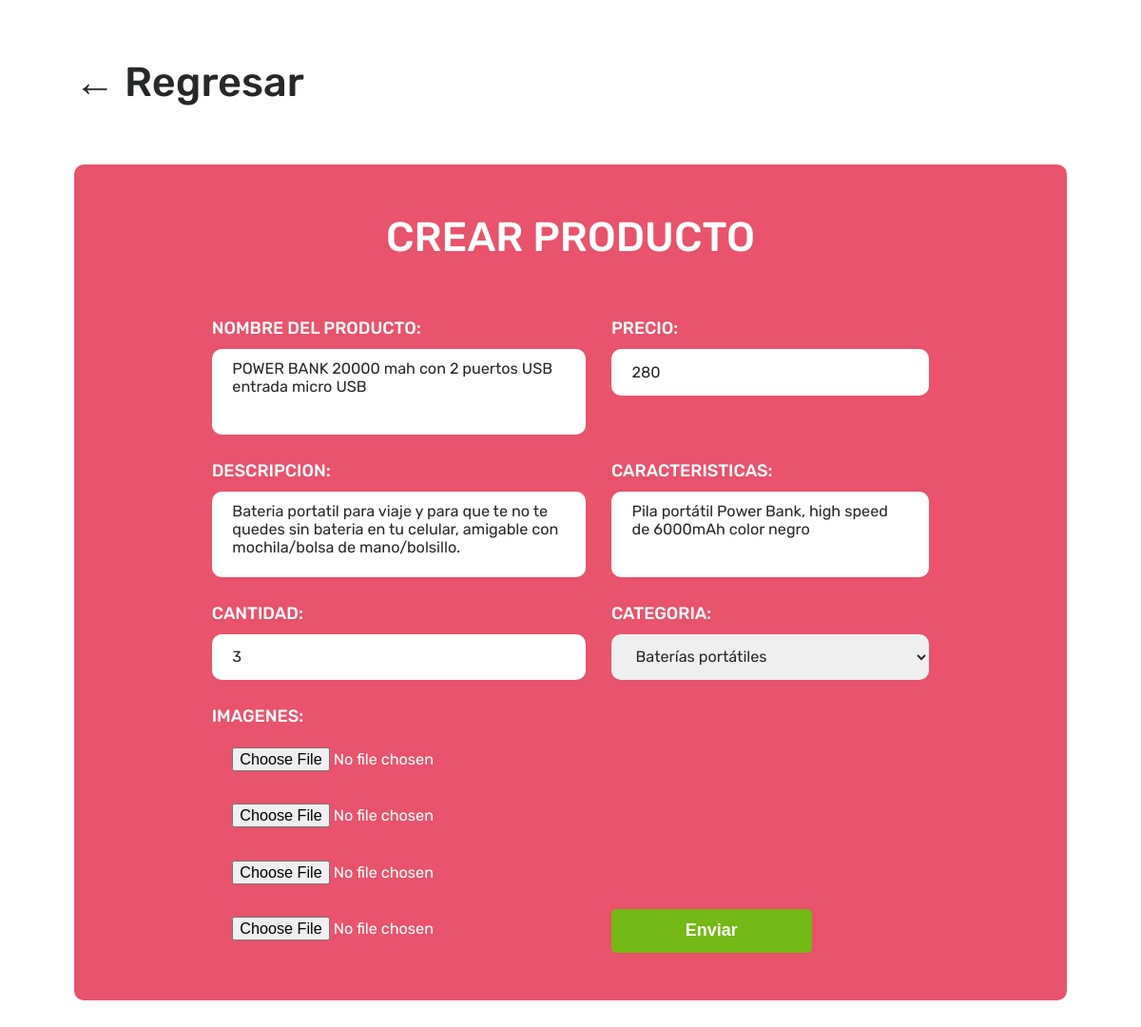
The app's page /admin/update_producto.php?producto_id=3 (signed in) with its own data.
### tables this page shows
CREATE TABLE `productos` (
  `id` int(11) NOT NULL,
  `nombre` varchar(200) NOT NULL,
  `precio` float(8,2) NOT NULL,
  `descripcion` text NOT NULL,
  `caracteristicas` text NOT NULL,
  `cantidad` int(11) NOT NULL,
  `imagen1` varchar(200) NOT NULL,
  `imagen2` varchar(200) NOT NULL,
  `imagen3` varchar(200) NOT NULL,
  `imagen4` varchar(200) NOT NULL,
  `categoria_id` int(11) NOT NULL
);

### admin/update_producto.php (the view, shortened to what this page needs)
<?php
    include "../includes/conexion.php";
    $query = "SELECT * FROM productos WHERE id = ?";
    $statement = $conexion->prepare($query);
    $statement->execute([$_GET["producto_id"]]);
    $producto = $statement->get_result()->fetch_assoc();
    $query = "SELECT id, nombre FROM categorias";
    $statement = $conexion->prepare($query);
    $statement->execute();
    $categorias = $statement->get_result();
?>
<!DOCTYPE html>
<html lang="en">
<head>
    <link rel="stylesheet" href="../src/css/utilidades.css">
    <link rel="stylesheet" href="../src/css/estilos.css">
    <link rel="stylesheet" href="../src/css/queries.css">
</head>
<body>
    <section id="contacto" class="seccion-crear">
        <div class="contenedor">
            <h2>
                <a href="index.php">&LeftArrow; Regresar</a>
            </h2>
            <div class="formulario__contenido">
                <h3>Crear producto</h3>
                <form action="" class="formulario" method="POST" enctype="multipart/form-data">
                    <div class="formulario__control">
                        <label for="nombre">Nombre del producto:</label>
                        <textarea name="nombre" id="nombre"><?php echo $producto["nombre"]; ?></textarea>
                    </div>
                    <div class="formulario__control">
                        <label for="precio">Precio:</label>
                        <input type="number" name="precio" id="precio" value="<?php echo $producto["precio"]; ?>">
                    </div>
                    <div class="formulario__control">
                        <label for="descripcion">Descripcion:</label>
                        <textarea name="descripcion" id="descripcion"><?php echo $producto["descripcion"]; ?></textarea>
                    </div>
                    <div class="formulario__control">
                        <label for="caracteristicas">Caracteristicas:</label>
                        <textarea name="caracteristicas" id="caracteristicas"><?php echo $producto["caracteristicas"]; ?></textarea>
                    </div>
                    <div class="formulario__control">
                        <label for="inventario">Cantidad:</label>
                        <input type="number" name="inventario" id="inventario" value="<?php echo $producto["cantidad"]; ?>">
                    </div>
                    <div class="formulario__control">
                        <label for="categoria">Categoria:</label>
                        <select name="categoria" id="categoria">
                            <?php while($fila = $categorias->fetch_assoc()):?>
                                <?php if($producto["categoria_id"] == $fila["id"]): ?>
                                    <option selected value="<?php echo $fila["id"]; ?>"><?php echo $fila["nombre"]; ?></option>
                                <?php else: ?>
                                    <option value="<?php echo $fila["id"]; ?>"><?php echo $fila["nombre"]; ?></option>
                                <?php endif; ?>
                            <?php endwhile; ?>
                        </select>
                    </div>
                    <div class="formulario__control">
                        <label for="img">Imagenes:</label>
                        <input type="file" name="img1" id="img1">
                        <input type="file" name="img2" id="img2">
                        <input type="file" name="img3" id="img3">
                        <input type="file" name="img4" id="img4">
                    </div>
                    <input type="submit" name="update" class="btn btn-secundario" value="Enviar">
                </form>
            </div>
        </div>
    </section>
</body>
</html>

### src/css/utilidades.css (style rules this page uses)
:root { --clr-primario: #f59f00; --clr-secundario: #e9536c; --clr-acento: #74b816; --clr-dark: #272929; --clr-bold: #0f1111; --clr-light: #fff; --clr-gray: #888; --fw-regular: 400; --fw-medium: 500; --fw-semi: 600; --fw-bold: 700; }
* { padding: 0; margin: 0; box-sizing: border-box; }
html { font-size: 62.5%; scroll-behavior: smooth; }
body { font-family: "Rubik", sans-serif; font-size: 1.6rem; font-weight: var(--fw-regular); color: var(--clr-dark); overflow-x: hidden; }
a { text-decoration: none; color: var(--clr-dark); }
.contenedor { max-width: 120rem; margin: 0 auto; padding: 0 2rem; }
.btn { font-size: 2rem; font-weight: var(--fw-bold); padding: 1.4rem 3.2rem; border-radius: 5px; border: none; display: inline-block; cursor: pointer; }
.btn-secundario { color: var(--clr-light); background-color: var(--clr-acento); transition: background-color 0.2s ease-in; }

### src/css/estilos.css (style rules this page uses)
section { margin-bottom: 13.6rem; }
h2 { font-size: 4.8rem; font-weight: var(--fw-medium); max-width: 44rem; margin-bottom: 6.8rem; }
.formulario__contenido { background-color: var(--clr-secundario); color: var(--clr-light); border-radius: 10px; padding: 5.6rem 5.6rem; }
.formulario__contenido h3 { font-size: 4.8rem; font-weight: var(--fw-medium); text-align: center; text-transform: uppercase; margin: 0 auto; margin-bottom: 6.6rem; }
.formulario { max-width: 50.2rem; margin: 0 auto; display: flex; flex-direction: column; gap: 3rem; }
.formulario__control { display: flex; flex-direction: column; gap: 1.2rem; }
.formulario__control label { font-size: 2rem; font-weight: var(--fw-medium); text-transform: uppercase; }
.formulario__control input[type="email"], .formulario__control textarea, .formulario__control input, .formulario__control select { font-size: 1.8rem; font-family: "Rubik", sans-serif; color: var(--clr-dark); height: 5.4rem; padding: 1.2rem 2.4rem; border: none; outline: none; border-radius: 10px; resize: none; }
.formulario__control textarea { height: 10rem; }
.formulario input[type="submit"] { width: 23.4rem; align-self: flex-end; }
.seccion-crear { margin-top: 6.8rem; }
.seccion-crear .formulario { max-width: 80%; display: grid; grid-template-columns: 1fr 1fr; }
.formulario__control input[type="file"] { color: var(--clr-light); }

### src/css/queries.css (style rules this page uses)
@media (max-width: 75em) { html { font-size: 56.25%; } }

### records on screen
productos: nombre "POWER BANK 20000 mah con 2 puertos USB entrada micro USB", precio "280", descripcion "Bateria portatil para viaje y para que te no te quedes sin bateria en tu celular, amigable con mochila/bolsa de mano/bolsillo.", caracteristicas "Pila portátil Power Bank, high speed de 6000mAh color negro", inventario "3"

### other values on screen
form field categoria "Baterías portátiles"
